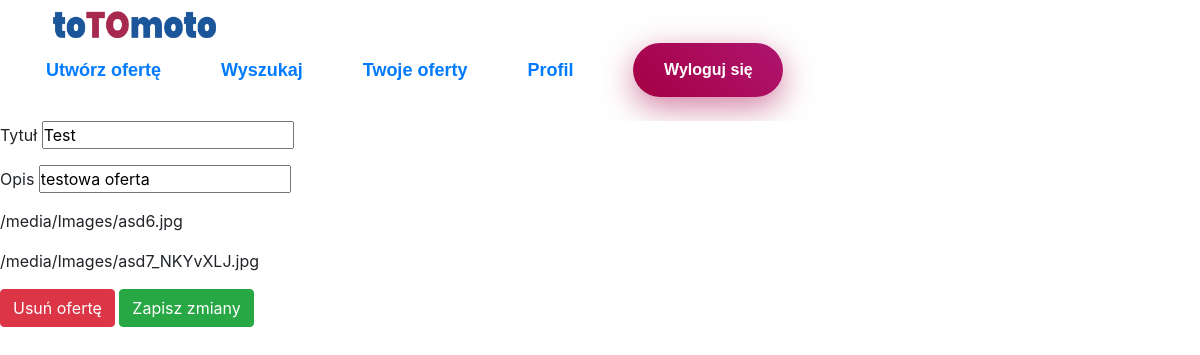
The page /edit/27/ (signed in) on the database its author committed.
### main/models.py (models this page shows, shortened)
class Offer(models.Model):
    user = models.ForeignKey(User, on_delete=models.CASCADE, related_name='offer', null=True)
    title = models.CharField(max_length=200, null=True)
    dsc = models.CharField(max_length=3000, null=True)
    category = models.CharField(max_length=30, null=True)
    marka = models.CharField(max_length=20, null=True)
    model = models.CharField(max_length=30, null=True)
    type = models.CharField(max_length=20, null=True)
    stan = models.CharField(max_length=30, null=True)
    prod_year = models.IntegerField(null=True)
    mileage = models.IntegerField(null=True)
    cap = models.IntegerField(null=True)
    fuel = models.CharField(max_length=20, null=True)
    power = models.IntegerField(null=True)
    naped = models.CharField(max_length=30, null=True)
    gear_box = models.CharField(max_length=20, null=True)
    colour = models.CharField(max_length=20, null=True)
    status = models.CharField(max_length=30, null=True)
    price = models.IntegerField(null=True)
    created_at = models.DateTimeField(auto_now_add=True, null=True)

class Images(models.Model):
    offer = models.ForeignKey(Offer, default=None, on_delete=models.CASCADE)
    image = models.ImageField(upload_to='Images')

### main/views.py (the view)
# urls.py: path('edit/<int:id>/', views.edit_offer, name='edit_offer'),
def edit_offer(response, id=None):
    if response.user.is_authenticated:
        offer = Offer.objects.get(id=id)
        if offer.user == response.user:
            img = offer.images_set.all()
            if response.method == 'POST':
                if response.POST.get('del'):
                    img.delete()
                    offer.delete()
            return render(response, 'main/edit_offer.html', {"images":img, "offer":offer})
        else:
            return render(response, 'main/notlogged.html', {})
    else:
        return render(response, 'main/notlogged.html', {})

### main/templates/main/edit_offer.html (shortened to what this page needs)
{% extends 'main/base.html' %}
{% block content %}
<form method="post" action="#">
    <p>Tytuł <Input value="{{offer.title}}" name="title"></p>
    <p>Opis <Input value="{{offer.dsc}}" name="dsc"></p>
{% for img in images %}
    <p>{{img.image.url}}</p>
{% endfor %}
<div>
    <button type="submit" name="del" value="del" class="btn btn-danger">Usuń ofertę</button>
    <button type="submit" name="edit" value="edit" class="btn btn-success">Zapisz zmiany</button>
</div>
</form>
{% endblock %}

### static/style/bases.css (style rules this page uses)
*, *::before, *::after { box-sizing: border-box; padding: 0; margin: 0; }
body { font-family: "Roboto", sans-serif; overflow-x: hidden; }
button, input:focus { outline: none; }

### rows shown on the page
Offer: title "Test", dsc "testowa oferta"
Images: image "/media/Images/asd6.jpg"
Images: image "/media/Images/asd7_NKYvXLJ.jpg"
